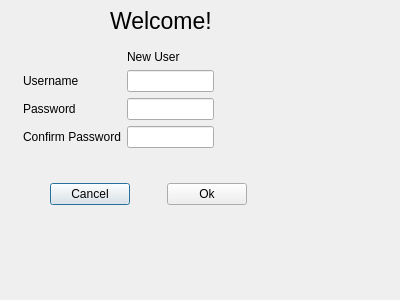
<?xml version="1.0" encoding="UTF-8"?>
<ui version="4.0">
 <class>newuser</class>
 <widget class="QDialog" name="newuser">
  <property name="geometry">
   <rect>
    <x>0</x>
    <y>0</y>
    <width>400</width>
    <height>300</height>
   </rect>
  </property>
  <property name="windowTitle">
   <string>Dialog</string>
  </property>
  <widget class="QLabel" name="label_5">
   <property name="geometry">
    <rect>
     <x>110</x>
     <y>0</y>
     <width>131</width>
     <height>41</height>
    </rect>
   </property>
   <property name="font">
    <font>
     <pointsize>17</pointsize>
    </font>
   </property>
   <property name="text">
    <string>Welcome!</string>
   </property>
  </widget>
  <widget class="QStackedWidget" name="messagebox">
   <property name="geometry">
    <rect>
     <x>230</x>
     <y>70</y>
     <width>151</width>
     <height>80</height>
    </rect>
   </property>
   <property name="font">
    <font>
     <pointsize>8</pointsize>
    </font>
   </property>
   <widget class="QWidget" name="messageboxPage1" native="true"/>
  </widget>
  <widget class="QWidget" name="layoutWidget">
   <property name="geometry">
    <rect>
     <x>50</x>
     <y>180</y>
     <width>197</width>
     <height>29</height>
    </rect>
   </property>
   <layout class="QHBoxLayout" name="horizontalLayout">
    <item>
     <widget class="QPushButton" name="pushButton">
      <property name="text">
       <string>Cancel</string>
      </property>
     </widget>
    </item>
    <item>
     <spacer name="horizontalSpacer">
      <property name="orientation">
       <enum>Qt::Horizontal</enum>
      </property>
      <property name="sizeHint" stdset="0">
       <size>
        <width>13</width>
        <height>20</height>
       </size>
      </property>
     </spacer>
    </item>
    <item>
     <widget class="QPushButton" name="add">
      <property name="text">
       <string>Ok</string>
      </property>
     </widget>
    </item>
   </layout>
  </widget>
  <widget class="QWidget" name="layoutWidget">
   <property name="geometry">
    <rect>
     <x>23</x>
     <y>50</y>
     <width>191</width>
     <height>121</height>
    </rect>
   </property>
   <layout class="QFormLayout" name="formLayout">
    <item row="0" column="1">
     <widget class="QLabel" name="label_4">
      <property name="text">
       <string>New User</string>
      </property>
     </widget>
    </item>
    <item row="1" column="0">
     <widget class="QLabel" name="label">
      <property name="text">
       <string>Username</string>
      </property>
     </widget>
    </item>
    <item row="1" column="1">
     <layout class="QVBoxLayout" name="verticalLayout">
      <item>
       <widget class="QLineEdit" name="newusername"/>
      </item>
     </layout>
    </item>
    <item row="2" column="0">
     <widget class="QLabel" name="label_2">
      <property name="text">
       <string>Password</string>
      </property>
     </widget>
    </item>
    <item row="3" column="0">
     <widget class="QLabel" name="label_3">
      <property name="text">
       <string>Confirm Password</string>
      </property>
     </widget>
    </item>
    <item row="2" column="1">
     <widget class="QLineEdit" name="pass"/>
    </item>
    <item row="3" column="1">
     <widget class="QLineEdit" name="pass2"/>
    </item>
   </layout>
  </widget>
 </widget>
 <resources/>
 <connections/>
</ui>
